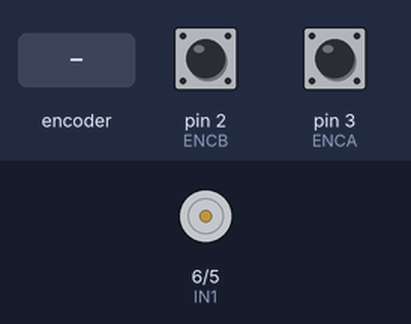
This sketch was run on a simulated Arduino Uno, built with avr-gcc and run on an emulated ATmega328P. On the bench: motor-driver pin pairs drawn as motors (green arrow = first pin HIGH = forward, orange = second pin HIGH = backward, longer = more drive, scaled by the enable pin). The inputs (shaded band) are chosen by the test bench; at power-on: pin 2 (ENCB) HIGH, pin 3 (ENCA) HIGH.

Above: at 1.2 s.
1.3 s: rotary encoder on pin 3 (ENCA) / pin 2 (ENCB) turned 1 step (first pin leading)
At 2.5 s:
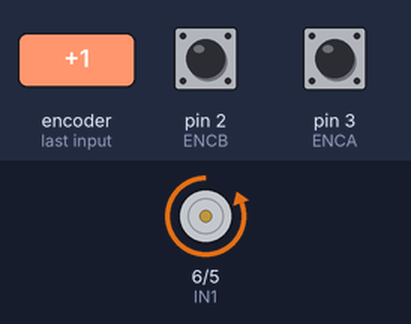
3.0 s: rotary encoder on pin 3 (ENCA) / pin 2 (ENCB) turned 2 steps (second pin leading)
At 3.6 s:
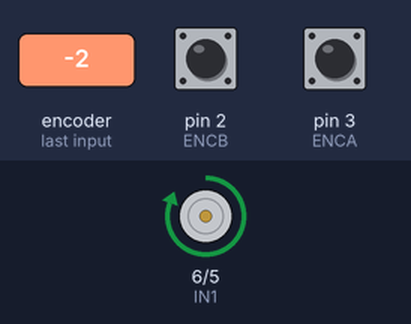
Timing chart, 0 to 6.0 s (numbered marks = the images above; inputs shaded):
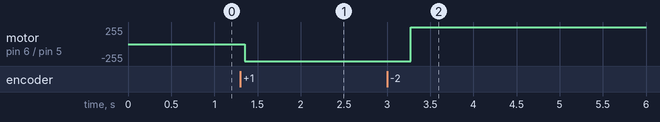

The sketch:

Motor_move.ino
```cpp
#include <util/atomic.h>

#define ENCA 3 // YELLOW
#define ENCB 2 // WHITE
#define PWM 7
#define IN1 6
#define IN2 5

volatile int posi = 0;
long prevT = 0;
float eprev = 0;
float eintegral = 0;
int pos = 0;
int target = 0;
int pos_old = 0;

double Orbital_Velocity = 0; //km/s
int speed_ratio = 0; //

void setup() {
  Serial.begin(115200);
  pinMode(ENCA,INPUT);
  pinMode(ENCB,INPUT);
  attachInterrupt(digitalPinToInterrupt(ENCA),readEncoder,RISING);

  pinMode(PWM,OUTPUT);
  pinMode(IN1,OUTPUT);
  pinMode(IN2,OUTPUT);
  }

void loop() {
  speed_ratio = Orbital_Velocity/50; //
  target = 255*speed_ratio+pos;

  // PID constants
  float kp = 1;
  float ki = 0.01;
  float kd = 0.025;

  long currT = micros(); // time difference
  float deltaT = ((float) (currT - prevT))/(pow(10,-6));
  prevT = currT;

  ATOMIC_BLOCK(ATOMIC_RESTORESTATE) {
    pos = posi;
  }

  int e = pos - target; // error
  float dedt = (e-eprev)/(deltaT); // derivative
  eintegral = eintegral + e*deltaT; // integral
  float u = kp*e + kd*dedt + ki*eintegral; // control signal
  float pwr = fabs(u);
  if( pwr > 255 ){
    pwr = 255;
  }
  if( pwr <0 ){
    pwr = 0;
  }


  // motor direction
  int dir = 1;
  if(u<0){
    dir = -1;
  }

  setMotor(dir,pwr,PWM,IN1,IN2);
  eprev = e;
  pos_old = pos;
}

void setMotor(int dir, int pwmVal, int pwm, int in1, int in2){
  analogWrite(pwm,pwmVal);
  if(dir == 1){
    digitalWrite(in1,HIGH);
    digitalWrite(in2,LOW);
  }
  else if(dir == -1){
    digitalWrite(in1,LOW);
    digitalWrite(in2,HIGH);
  }
  else{
    digitalWrite(in1,LOW);
    digitalWrite(in2,LOW);
  }
}

void readEncoder(){
  int b = digitalRead(ENCB);
  if(b > 0){
    posi++;
  }
  else{
    posi--;
  }
}
```

Measured:
- after the input at 1.3 s, motor on pin 6 (IN1) / pin 5 (IN2): stopped → backward 255/255 after 0.05 s
- after the input at 3.0 s, motor on pin 6 (IN1) / pin 5 (IN2): backward 255/255 → forward 255/255 after 0.28 s
